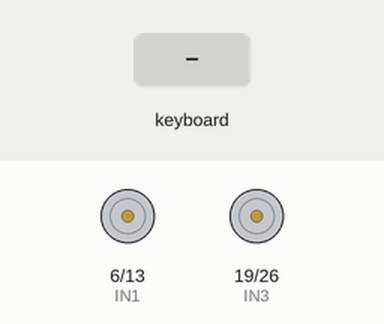
Recording of a program running on a simulated Raspberry Pi (BCM pin numbers). Parts: motor-driver pin pairs drawn as motors (green arrow = first pin HIGH = forward, orange = second pin HIGH = backward, longer = more drive). Inputs (shaded band) come from the test bench. The pygame window is not drawn.

Above: at 1.2 s.
1.3 s: key "w" typed on the keyboard
At 1.39 s:
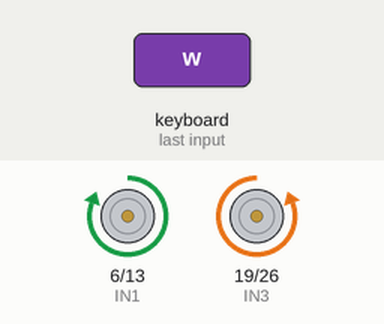
2.9 s: key "s" typed on the keyboard
At 2.99 s:
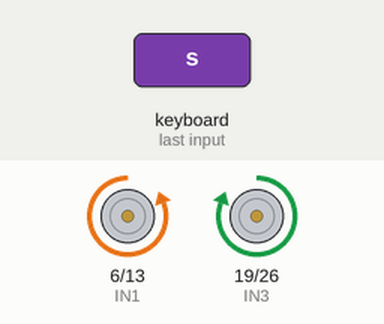
4.5 s: key "a" typed on the keyboard
At 4.59 s:
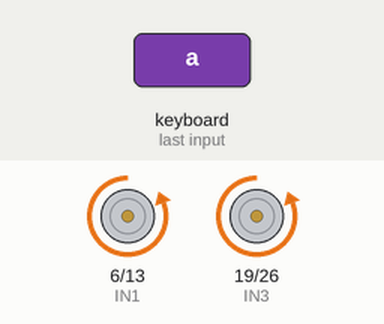
6.1 s: key "d" typed on the keyboard
At 6.19 s:
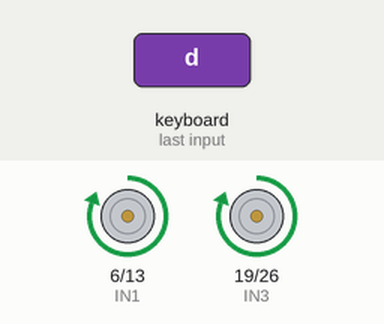
Timing chart, 0 to 8.7 s (numbered marks = the images above; inputs shaded):
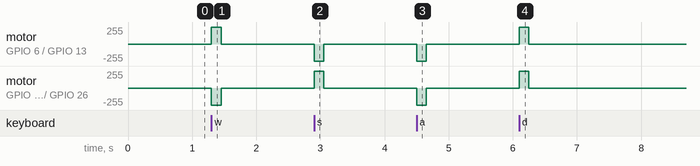

Measured:
- after the input at 1.3 s, motor on GPIO 6 (IN1) / GPIO 13 (IN2): stopped → forward 255/255 at once, → stopped 0.15 s later; motor on GPIO 19 (IN3) / GPIO 26 (IN4): stopped → backward 255/255 at once, → stopped 0.15 s later
- after the input at 2.9 s, motor on GPIO 6 (IN1) / GPIO 13 (IN2): stopped → backward 255/255 at once, → stopped 0.15 s later; motor on GPIO 19 (IN3) / GPIO 26 (IN4): stopped → forward 255/255 at once, → stopped 0.15 s later
- after the input at 4.5 s, motor on GPIO 6 (IN1) / GPIO 13 (IN2), motor on GPIO 19 (IN3) / GPIO 26 (IN4): stopped → backward 255/255 at once, → stopped 0.15 s later
- after the input at 6.1 s, motor on GPIO 6 (IN1) / GPIO 13 (IN2), motor on GPIO 19 (IN3) / GPIO 26 (IN4): stopped → forward 255/255 at once, → stopped 0.15 s later

The program:

no-pwm-bak.py
```python
import RPi.GPIO as GPIO
import pygame

# 初始化pygame
pygame.init()

# 创建一个窗口（尽管我们不需要它）
screen = pygame.display.set_mode((100, 100))

# 定义引脚
IN1 = 6
IN2 = 13
IN3 = 19
IN4 = 26

# 设置GPIO模式
GPIO.setmode(GPIO.BCM)
GPIO.setup(IN1, GPIO.OUT)
GPIO.setup(IN2, GPIO.OUT)
GPIO.setup(IN3, GPIO.OUT)
GPIO.setup(IN4, GPIO.OUT)

# 定义动作函数
def forward():
    GPIO.output(IN1, GPIO.HIGH)
    GPIO.output(IN2, GPIO.LOW)
    GPIO.output(IN3, GPIO.LOW)
    GPIO.output(IN4, GPIO.HIGH)

def backward():
    GPIO.output(IN1, GPIO.LOW)
    GPIO.output(IN2, GPIO.HIGH)
    GPIO.output(IN3, GPIO.HIGH)
    GPIO.output(IN4, GPIO.LOW)

def left():
    GPIO.output(IN1, GPIO.LOW)
    GPIO.output(IN2, GPIO.HIGH)
    GPIO.output(IN3, GPIO.LOW)
    GPIO.output(IN4, GPIO.HIGH)

def right():
    GPIO.output(IN1, GPIO.HIGH)
    GPIO.output(IN2, GPIO.LOW)
    GPIO.output(IN3, GPIO.HIGH)
    GPIO.output(IN4, GPIO.LOW)

def stop():
    GPIO.output(IN1, GPIO.LOW)
    GPIO.output(IN2, GPIO.LOW)
    GPIO.output(IN3, GPIO.LOW)
    GPIO.output(IN4, GPIO.LOW)

# 游戏主循环
running = True
while running:
    for event in pygame.event.get():
        if event.type == pygame.QUIT:
            running = False
        elif event.type == pygame.KEYDOWN:
            if event.key == pygame.K_w:
                forward()
            elif event.key == pygame.K_s:
                backward()
            elif event.key == pygame.K_a:
                left()
            elif event.key == pygame.K_d:
                right()
        elif event.type == pygame.KEYUP:
            if event.key in [pygame.K_w, pygame.K_s, pygame.K_a, pygame.K_d]:
                stop()

# 退出pygame和GPIO
pygame.quit()
GPIO.cleanup()
```
